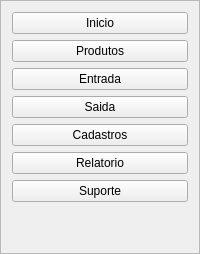
       <widget class="QFrame" name="frame_2">
        <property name="frameShape">
         <enum>QFrame::StyledPanel</enum>
        </property>
        <property name="frameShadow">
         <enum>QFrame::Raised</enum>
        </property>
        <layout class="QGridLayout" name="gridLayout_2">
         <item row="8" column="0">
          <widget class="QPushButton" name="suporte_2">
           <property name="text">
            <string>Suporte</string>
           </property>
          </widget>
         </item>
         <item row="1" column="0">
          <widget class="QPushButton" name="produtos">
           <property name="text">
            <string>Produtos</string>
           </property>
          </widget>
         </item>
         <item row="2" column="0">
          <widget class="QPushButton" name="entreda_2">
           <property name="text">
            <string>Entrada</string>
           </property>
          </widget>
         </item>
         <item row="10" column="0">
          <spacer name="verticalSpacer">
           <property name="orientation">
            <enum>Qt::Vertical</enum>
           </property>
           <property name="sizeHint" stdset="0">
            <size>
             <width>20</width>
             <height>40</height>
            </size>
           </property>
          </spacer>
         </item>
         <item row="4" column="0">
          <widget class="QPushButton" name="cadastro_2">
           <property name="text">
            <string>Cadastros</string>
           </property>
          </widget>
         </item>
         <item row="3" column="0">
          <widget class="QPushButton" name="saida_2">
           <property name="text">
            <string>Saida</string>
           </property>
          </widget>
         </item>
         <item row="5" column="0">
          <widget class="QPushButton" name="relatorio">
           <property name="text">
            <string>Relatorio</string>
           </property>
          </widget>
         </item>
         <item row="0" column="0">
          <widget class="QPushButton" name="Inicio">
           <property name="text">
            <string>Inicio</string>
           </property>
          </widget>
         </item>
        </layout>
       </widget>
